Frame 1 (no input): blank canvas, image omitted
Frame 60 (no input): blank canvas, image omitted
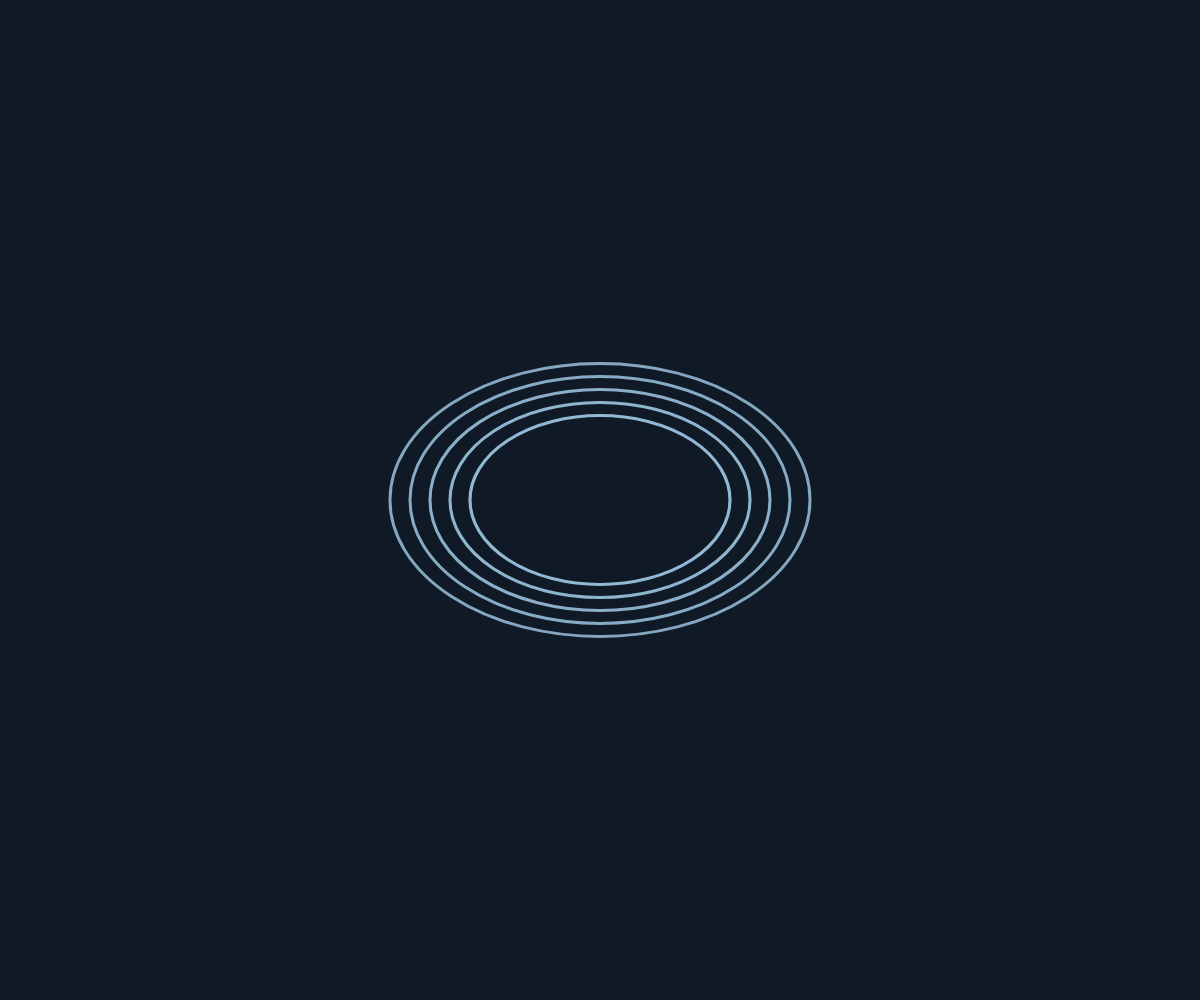
Frame 120 (the mouse pressed at the canvas centre since frame 60)

The p5.js sketch whose frames 1 and 60 were blank and that drew this single picture after the mouse press (run headless with seeded random() and noise() and a simulated clock; from frame 60 on, the mouse is pressed at the canvas centre):

// p5.js sketch
// ── sketch.js
let clicked = false;
let rippleRadius = 0;
let clickX = 0;
let clickY = 0;

function setup() {
  createCanvas(windowWidth, windowHeight);
  drawPond();
}

function drawPond() {
  background(12, 18, 28);
  noStroke();
  fill(16, 25, 38);
  rect(0, 0, width, height);
}

function draw() {
  if (!clicked) {
    return;
  }

  drawPond();

  rippleRadius += 3.5;
  noFill();
  for (let i = 0; i < 5; i++) {
    let r = rippleRadius - i * 20;
    if (r > 0 && r < max(width, height) * 1.2) {
      let alpha = map(r, 0, max(width, height) * 0.7, 240, 0);
      stroke(180, 225, 255, alpha);
      strokeWeight(map(r, 0, max(width, height), 3.5, 0.5));
      ellipse(clickX, clickY, r * 2, r * 1.3);
    }
  }

  fill(100, 130, 160, max(0, 200 - rippleRadius * 1.5));
  noStroke();
  ellipse(clickX, clickY, 7, 5);
}

function mousePressed() {
  clicked = true;
  clickX = mouseX;
  clickY = mouseY;
  rippleRadius = 0;

  try {
    let AudioContext = window.AudioContext || window.webkitAudioContext;
    if (AudioContext) {
      let ctx = new AudioContext();
      let osc = ctx.createOscillator();
      let gain = ctx.createGain();
      osc.type = "sine";
      osc.frequency.setValueAtTime(880, ctx.currentTime);
      osc.frequency.exponentialRampToValueAtTime(1320, ctx.currentTime + 0.08);
      osc.frequency.exponentialRampToValueAtTime(440, ctx.currentTime + 0.7);
      gain.gain.setValueAtTime(0.2, ctx.currentTime);
      gain.gain.exponentialRampToValueAtTime(0.001, ctx.currentTime + 0.8);
      osc.connect(gain);
      gain.connect(ctx.destination);
      osc.start();
      osc.stop(ctx.currentTime + 0.85);
    }
  } catch (e) {}
}

function windowResized() {
  resizeCanvas(windowWidth, windowHeight);
  drawPond();
}
